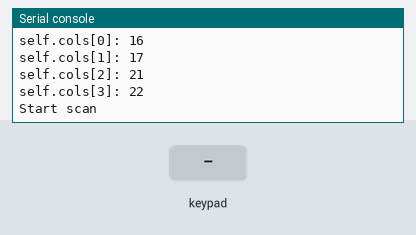
Simulated run of this program. Board: MicroPython board. On the bench: the last lines printed to the serial console. The inputs (shaded band) are chosen by the test bench.

Above: at 1.2 s.
1.3 s: key '1' pressed
At 2.1 s:
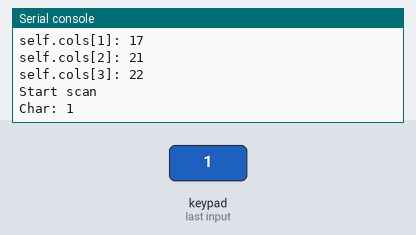
2.9 s: keypad keys 1 2 # pressed 0.4 s apart
At 4.6 s:
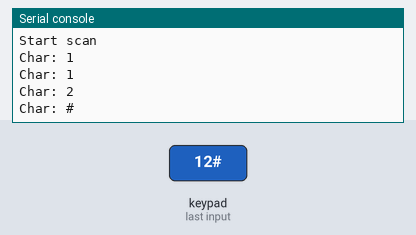
5.6 s: key 'A' pressed
At 6.8 s:
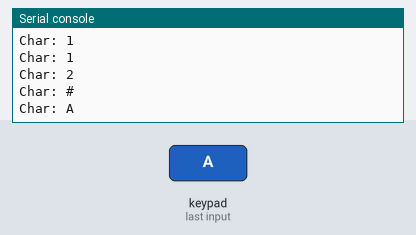
7.1 s: keypad keys 1 2 * pressed 0.4 s apart
At 9.4 s:
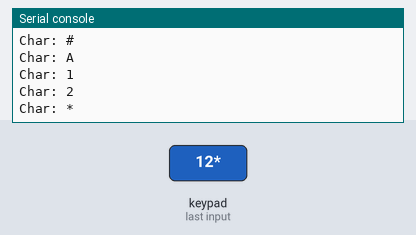
9.8 s: key 'B' pressed
At 11.0 s:
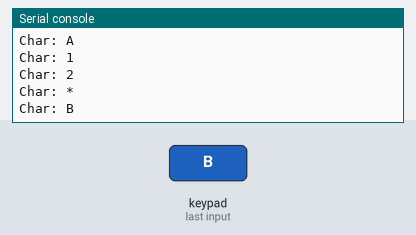
11.3 s: keypad keys 1 2 D pressed 0.4 s apart
At 12.9 s:
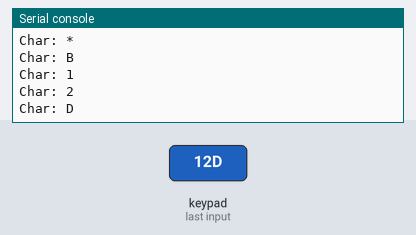
Timing chart, 0 to 14.4 s (numbered marks = the images above; inputs shaded):
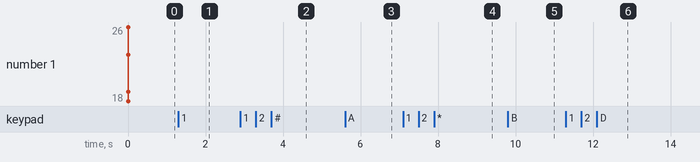

Measured:
- after the input at 1.3 s, the serial console: prints a new line after 0.11 s (image 1)
- after the input at 2.9 s, the serial console: prints a new line after 0.47 s (image 2)
- after the input at 5.6 s, the serial console: prints a new line at once (image 3)
- after the input at 7.1 s, the serial console: prints a new line after 0.07 s (image 4)
- after the input at 9.8 s, the serial console: prints a new line after 0.05 s (image 5)
- after the input at 11.3 s, the serial console: prints a new line after 0.08 s (image 6)

The program:

keypad_V1.py
```python
# (licence header left out)
from machine import Pin
from time import sleep_us,sleep_ms

class KeyPad:
    chars = [['1','2','3','A'],['4','5','6','B'],
             ['7','8','9','C'],['*','0','#','D']]

    def __init__(self,row1=23,row2=19,row3=18,row4=26,
                 col1=16,col2=17,col3=21,col4=22):
        self.rows = [None]*4
        self.cols = [None]*4

        self.row_pins = [row1,row2,row3,row4]
        self.col_pins = [col1,col2,col3,col4]
        for i in range(4):
            print("self.rows[%d]: %d"%(i,self.row_pins[i]))
        for i in range(4):
            print("self.cols[%d]: %d"%(i,self.col_pins[i]))

        # set all pins to input wil pull_up
        for i in range(4):
            self.rows[i]=Pin(self.row_pins[i],Pin.IN,Pin.PULL_UP)
            self.cols[i]=Pin(self.col_pins[i],Pin.IN,Pin.PULL_UP)

    def scan(self):
        print("Start scan")
        while True:
            for row in range(4):
                # put a low on the row
                self.rows[row] = Pin(self.row_pins[row],Pin.OUT)
                self.rows[row].off()
                for col in range(4):
                    if self.cols[col].value() == 0:
                        print("Char: " + self.chars[row][col])
                # switch the row back to input mode
                self.rows[row] = Pin(self.row_pins[row],Pin.IN,Pin.PULL_UP)
                sleep_ms(10)
            sleep_ms(100)

keypad = KeyPad()
keypad.scan()
```
